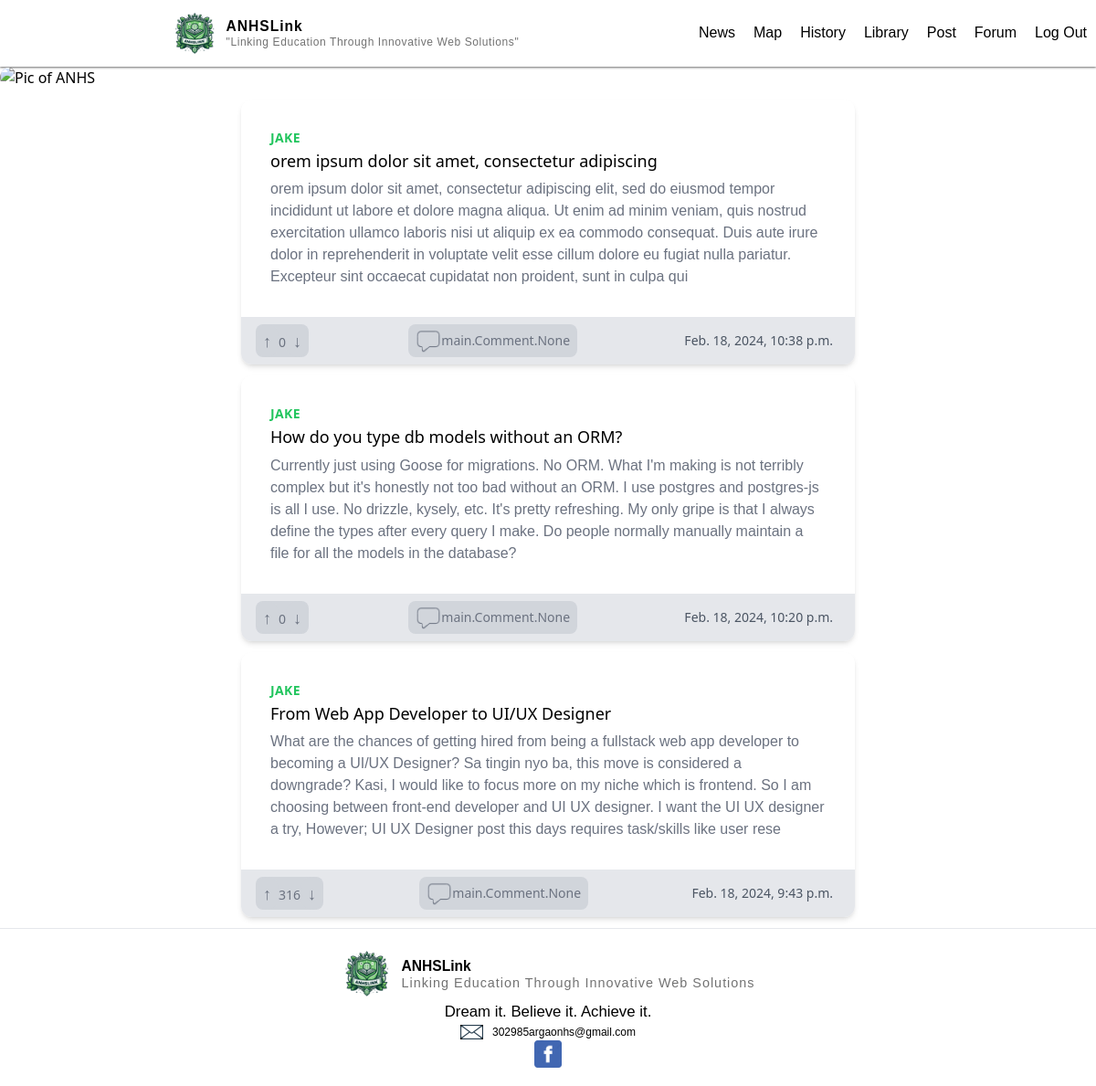
Screenshot of /forum (signed in) with the database file from the repository.
### main/models.py (models this page shows, shortened)
class Forum (models.Model):
    author = models.ForeignKey(User, on_delete=models.CASCADE)
    title = models.CharField(max_length=50, default="")
    description = models.CharField(max_length=400, default="")
    uploaded_at = models.DateTimeField(auto_now_add=True)
    likes = models.IntegerField(default=0)

### main/views.py (the view)
# urls.py: path("forum", views.forum, name="forum"),
@login_required(login_url="/login")
def forum(request):
    forums = Forum.objects.all().order_by('-uploaded_at')
    return render(request,"main/forum.html",{"forums":forums} )

### main/templates/main/forum.html (shortened to what this page needs)
{% extends "main/base.html" %}
{% load static %}
{% block body %}
<div class="image_container">
  <img class="picture rounded-full" src="{% static 'pictures/News_sign.png' %}" alt="Pic of ANHS" width="100%">
</div>
{% for forum in forums %}
<a href="{% url 'forum_comment'  forum.id %}">
  <div class="max-w-md mx-auto bg-white rounded-xl shadow-md overflow-hidden md:max-w-2xl m-3">
    <div class="md:flex">
      <div class="p-8">
        <div class="uppercase tracking-wide text-sm text-green-500 font-semibold author">{{forum.author.username}}</div>
        <div class="block mt-1 text-lg leading-tight font-medium text-black ">{{forum.title}}</div>
        <p class="mt-2 text-gray-500">{{forum.description}}</p>
      </div>
    </div>
</a>
<div class="px-4 py-2 bg-gray-200 flex justify-between">
  <span class="text-sm text-gray-500 bg bg-gray-300 rounded-lg"><button
      class="px-2 py-1 text-lg font-extrabold bg-gray-300 rounded-full">&#8593;
    </button>{{forum.likes}}<button class="px-2  py-1 text-lg font-extrabold bg-gray-300 rounded-full">&#8595;
    </button></span>
  <span class="text-sm text-gray-500 bg-gray-300 rounded-lg flex items-center px-2"><img src="{% static 'pictures/comment.png' %}" class="size-7">{{forum.comments}}</span>
  <span class="text-sm text-gray-600 flex items-center px-2">{{forum.uploaded_at}}</span>
</div>
</div>
{% empty %}
<p class="m-3 text-center text-gray-500">No posts</p>
{% endfor %}
{% endblock %}

### authentication/static/css/main.css (style rules this page uses)
html, :host { line-height: 1.5; -webkit-text-size-adjust: 100%; -moz-tab-size: 4; -o-tab-size: 4; tab-size: 4; font-family: ui-sans-serif, system-ui, sans-serif, "Apple Color Emoji", "Segoe UI Emoji", "Segoe UI Symbol", "Noto Color Emoji"; font-feature-settings: normal; font-variation-settings: normal; -webkit-tap-highlight-color: transparent; }
body { margin: 0; line-height: inherit; }
a { color: inherit; text-decoration: inherit; }
button, input, optgroup, select, textarea { font-family: inherit; font-feature-settings: inherit; font-variation-settings: inherit; font-size: 100%; font-weight: inherit; line-height: inherit; color: inherit; margin: 0; padding: 0; }
button, select { text-transform: none; }
button, [type='button'], [type='reset'], [type='submit'] { -webkit-appearance: button; background-color: transparent; background-image: none; }
blockquote, dl, dd, h1, h2, h3, h4, h5, h6, hr, figure, p, pre { margin: 0; }
button, [role="button"] { cursor: pointer; }
img, svg, video, canvas, audio, iframe, embed, object { display: block; vertical-align: middle; }
img, video { max-width: 100%; height: auto; }
.m-3 { margin: 0.75rem; }
.mx-auto { margin-left: auto; margin-right: auto; }
.mt-1 { margin-top: 0.25rem; }
.mt-2 { margin-top: 0.5rem; }
.block { display: block; }
.flex { display: flex; }
.size-7 { width: 1.75rem; height: 1.75rem; }
.max-w-md { max-width: 28rem; }
.items-center { align-items: center; }
.justify-between { justify-content: space-between; }
.overflow-hidden { overflow: hidden; }
.rounded-full { border-radius: 9999px; }
.rounded-lg { border-radius: 0.5rem; }
.rounded-xl { border-radius: 0.75rem; }
.bg-gray-200 { --tw-bg-opacity: 1; background-color: rgb(229 231 235 / var(--tw-bg-opacity)); }
.bg-gray-300 { --tw-bg-opacity: 1; background-color: rgb(209 213 219 / var(--tw-bg-opacity)); }
.bg-white { --tw-bg-opacity: 1; background-color: rgb(255 255 255 / var(--tw-bg-opacity)); }
.p-8 { padding: 2rem; }
.px-2 { padding-left: 0.5rem; padding-right: 0.5rem; }
.px-4 { padding-left: 1rem; padding-right: 1rem; }
.py-1 { padding-top: 0.25rem; padding-bottom: 0.25rem; }
.py-2 { padding-top: 0.5rem; padding-bottom: 0.5rem; }
.text-lg { font-size: 1.125rem; line-height: 1.75rem; }
.text-sm { font-size: 0.875rem; line-height: 1.25rem; }
.font-extrabold { font-weight: 800; }
.font-medium { font-weight: 500; }
.font-semibold { font-weight: 600; }
.uppercase { text-transform: uppercase; }
.leading-tight { line-height: 1.25; }
.tracking-wide { letter-spacing: 0.025em; }
.text-black { --tw-text-opacity: 1; color: rgb(0 0 0 / var(--tw-text-opacity)); }
.text-gray-500 { --tw-text-opacity: 1; color: rgb(107 114 128 / var(--tw-text-opacity)); }
.text-gray-600 { --tw-text-opacity: 1; color: rgb(75 85 99 / var(--tw-text-opacity)); }
.text-green-500 { --tw-text-opacity: 1; color: rgb(34 197 94 / var(--tw-text-opacity)); }
.shadow-md { --tw-shadow: 0 4px 6px -1px rgb(0 0 0 / 0.1), 0 2px 4px -2px rgb(0 0 0 / 0.1); --tw-shadow-colored: 0 4px 6px -1px var(--tw-shadow-color), 0 2px 4px -2px var(--tw-shadow-color); box-shadow: var(--tw-ring-offset-shadow, 0 0 #0000), var(--tw-ring-shadow, 0 0 #0000), var(--tw-shadow); }
@media (min-width: 768px) { .md\:flex { display: flex; } }
@media (min-width: 768px) { .md\:max-w-2xl { max-width: 42rem; } }

### authentication/static/styles/styles.css (style rules this page uses)
body { margin: 0; padding: 0; }
a { text-decoration: none; }
.image_container { display: flex; justify-content: center; align-items: center; position: relative; width: auto; }
.image_container img { max-width: 100%; height: auto; }
p { font-family: sans-serif; }

### rows the page displays
Forum: author.username "JAKE", title "orem ipsum dolor sit amet, consectetur adipiscing", description "orem ipsum dolor sit amet, consectetur adipiscing elit, sed do eiusmod tempor incididunt ut labore et dolore magna aliqua. Ut enim ad minim veniam, quis nostrud exercitation ullamco laboris nisi ut aliquip ex ea commodo consequat. Duis aute irure dolor in reprehenderit in voluptate velit esse cillum dolore eu fugiat nulla pariatur. Excepteur sint occaecat cupidatat non proident, sunt in culpa qui", likes "0", comments "main.Comment.None", uploaded_at "Feb. 18, 2024, 10:38 p.m."
Forum: author.username "JAKE", title "How do you type db models without an ORM?", description "Currently just using Goose for migrations. No ORM. What I'm making is not terribly complex but it's honestly not too bad without an ORM. I use postgres and postgres-js is all I use. No drizzle, kysely, etc. It's pretty refreshing. My only gripe is that I always define the types after every query I make. Do people normally manually maintain a file for all the models in the database?", likes "0", comments "main.Comment.None", uploaded_at "Feb. 18, 2024, 10:20 p.m."
Forum: author.username "JAKE", title "From Web App Developer to UI/UX Designer", description "What are the chances of getting hired from being a fullstack web app developer to becoming a UI/UX Designer? Sa tingin nyo ba, this move is considered a downgrade? Kasi, I would like to focus more on my niche which is frontend. So I am choosing between front-end developer and UI UX designer. I want the UI UX designer a try, However; UI UX Designer post this days requires task/skills like user rese", likes "316", comments "main.Comment.None", uploaded_at "Feb. 18, 2024, 9:43 p.m."
